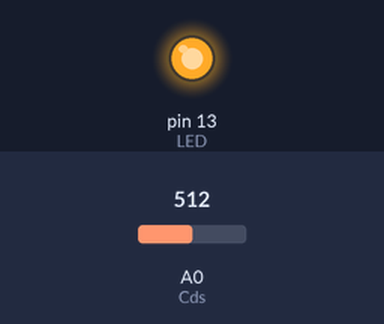
Simulated run of this sketch. Board: Arduino Uno, built with avr-gcc and run on an emulated ATmega328P. On the bench: output pins drawn as LEDs (lit = HIGH). The test bench sets the inputs (shaded band); at power-on: A0 (Cds) = 512.

Above: at 1.2 s.
1.3 s: A0 (Cds) set to 783
2.8 s: A0 (Cds) set to 814
At 4.0 s:
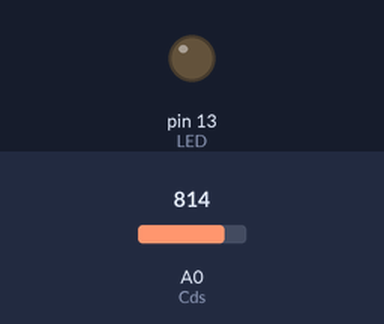
4.3 s: A0 (Cds) set to 790
At 5.3 s:
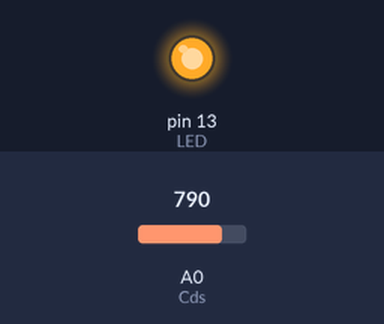
5.8 s: A0 (Cds) set to 810
At 6.4 s:
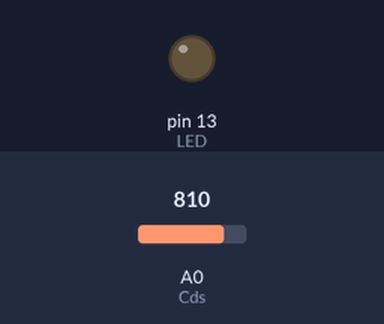
Timing chart, 0 to 8.3 s (numbered marks = the images above; inputs shaded):
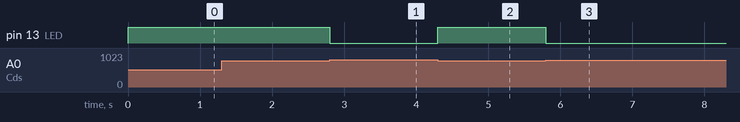

The sketch:

Light_sensors_controll_LED.ino
```cpp
#define LED  13
#define Cds A0

void setup() {
  // put your setup code here, to run once:
  pinMode(LED, OUTPUT);
}

void loop() {
  // put your main code here, to run repeatedly:
  if(analogRead(Cds) > 800){
    digitalWrite(LED, LOW);
  }else{
    digitalWrite(LED, HIGH);
  }
}
```

Measured:
- the behaviour switches between 800 and 801 on A0 (Cds) (found by bisection; images 0 and 1)
- after the input at 1.3 s, every drawn part: stays the same
- after the input at 2.8 s, pin 13 (LED): HIGH → LOW at once
- after the input at 4.3 s, pin 13 (LED): LOW → HIGH at once
- after the input at 5.8 s, pin 13 (LED): HIGH → LOW at once
